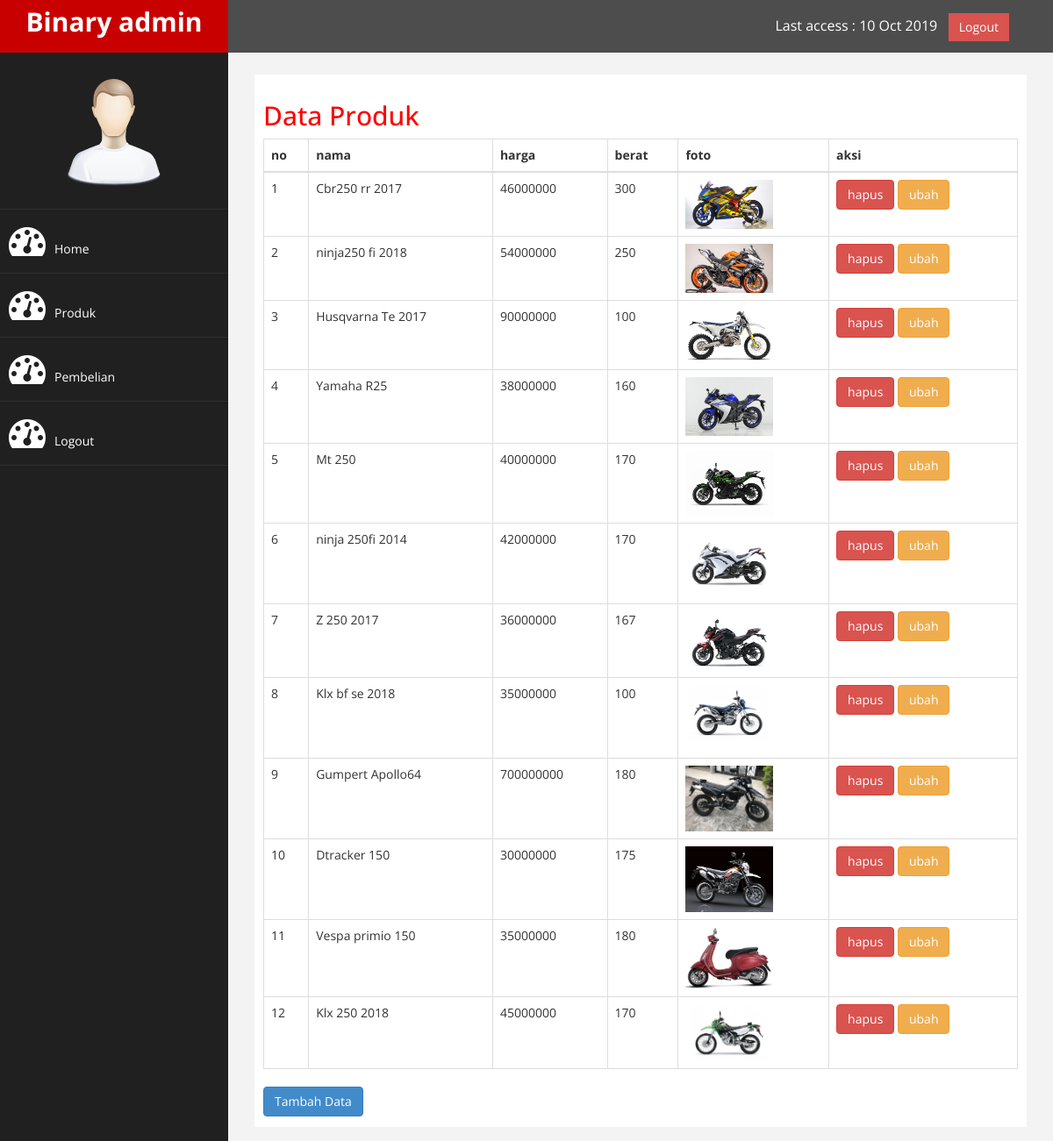
The page /admin/index.php?halaman=produk on the database its author committed.
### tables this page shows
CREATE TABLE `produk` (
  `id_produk` int(11) NOT NULL,
  `nama_produk` varchar(100) NOT NULL,
  `harga_produk` int(50) NOT NULL,
  `berat_produk` int(11) NOT NULL,
  `foto_produk` text NOT NULL,
  `deskripsi_produk` text NOT NULL,
  `stok_produk` int(5) NOT NULL,
  `flag` tinyint(1) NOT NULL DEFAULT '0'
);

### admin/produk.php (the view)
<h2>Data Produk</h2>
<table class="table table-bordered">
    <thead>
        <tr>
            <th>no</th>
            <th>nama</th>
            <th>harga</th>
            <th>berat</th>
            <th>foto</th>
            <th>aksi</th>
        </tr>
    </thead>
    <tbody>
        <?php $nomor=1; ?>
        <?php $ambil=$koneksi->query("SELECT * FROM produk"); ?>
        <?php while($pecah = $ambil->fetch_assoc()){?>
            <tr>
                <td><?php echo $nomor; ?></td>
                <td><?php echo $pecah["nama_produk"]; ?></td>
                <td><?php echo $pecah["harga_produk"]; ?></td>
                <td><?php echo $pecah["berat_produk"]; ?></td>
                <td>
                    <img src="../foto_produk/<?php echo $pecah['foto_produk']; ?>" width="100">
                </td>
                <td>
                    <a href="index.php?halaman=hapusproduk&id=<?php echo $pecah['id_produk'];?>"
                     class="btn-danger btn">hapus</a>
                    <a href="index.php?halaman=ubahproduk&id=<?php echo $pecah['id_produk'];?>"
                    class="btn btn-warning">ubah</a>
                </td>
            </tr>
        <?php $nomor++; ?>
        <?php } ?>
    </tbody>
</table>
<a href="index.php?halaman=tambahproduk" class="btn btn-primary">Tambah Data</a>

### admin/index.php (shortened to what this page needs)
<?php
$koneksi = new mysqli("localhost","root","","id8329667_supercarshop");
?>
 <!DOCTYPE html>
<html xmlns="http://www.w3.org/1999/xhtml">
<head>
    <link href="assets/css/bootstrap.css" rel="stylesheet" />
    <link href="assets/css/font-awesome.css" rel="stylesheet" />
    <link href="assets/js/morris/morris-0.4.3.min.css" rel="stylesheet" />
    <link href="assets/css/custom.css" rel="stylesheet" />
</head>
<body>
    <div id="wrapper">
        <nav class="navbar navbar-default navbar-cls-top " role="navigation" style="margin-bottom: 0">
            <div class="navbar-header">
                <a class="navbar-brand" href="index.html">Binary admin</a>
            </div>
    <div style="color: white;
        padding: 15px 50px 5px 50px;
        float: right;
        font-size: 16px;"> Last access : 10 Oct 2019  &nbsp; <a href="login.php" class="btn btn-danger square-btn-adjust">Logout</a>
    </div>
        </nav>
                <nav class="navbar-default navbar-side" role="navigation">
            <div class="sidebar-collapse">
                <ul class="nav" id="main-menu">
				<li class="text-center">
                    <img src="assets/img/find_user.png" class="user-image img-responsive"/>
					</li>
                    <li><a  href="index.php"><i class="fa fa-dashboard fa-3x"></i>Home</a></li>
                    <li><a  href="index.php?halaman=produk"><i class="fa fa-dashboard fa-3x"></i>Produk</a></li>
                    <li><a  href="index.php?halaman=pembelian"><i class="fa fa-dashboard fa-3x"></i>Pembelian</a></li>
                    <li><a  href="index.php?halaman=logout"><i class="fa fa-dashboard fa-3x"></i>Logout</a></li>
                </ul>
            </div>
        </nav>
        <div id="page-wrapper" >
            <div id="page-inner">
                <?php
                if (isset($_GET['halaman']))
                {
                    if ($_GET['halaman']=="produk")
                    {
                        include 'produk.php';
                    }
                    elseif ($_GET['halaman']=="pembelian")
                    {
                        include 'pembelian.php';
                    }
                    elseif ($_GET['halaman']=="pelanggan")
                    {
                        include 'pelanggan.php';
                    }
                    elseif ($_GET['halaman']=="detail")
                    {
                        include 'detail.php';
                    }
                    elseif ($_GET['halaman']=="tambahproduk")
                    {
                        include 'tambahproduk.php';
                    }
                    elseif ($_GET['halaman']=="hapusproduk")
                    {
                        include 'hapusproduk.php';
                    }
                    elseif ($_GET['halaman']=="ubahproduk")
                    {
                        include 'ubahproduk.php';
                    }
                    elseif ($_GET['halaman']=="logout")
                    {
                        include 'logout.php';
                    }
                    elseif ($_GET['halaman']=="pembayaran")
                    {
                        include 'pembayaran.php';
                    }
                }
                else
                {
                    include 'home.php';
                }
                ?>
            </div>
            </div>
        </div>
</body>
</html>

### admin/assets/css/custom.css (style rules this page uses)
body { font-family: 'Open Sans', sans-serif; }
#wrapper { width: 100%; background:#202020; }
#page-wrapper { padding: 15px 15px; min-height: 600px; background:#F3F3F3; }
#page-inner { width:100%; margin:10px 20px 10px 0px; background-color:#fff!important; padding:10px; min-height:1200px; }
.text-center { text-align:center; }
h2 { color: #f00; }
.square-btn-adjust { border: 0px solid transparent; -webkit-border-radius: 0px; -moz-border-radius: 0px; border-radius: 0px; }
.user-image { margin: 25px auto; -webkit-border-radius: 10px; -moz-border-radius: 10px; border-radius: 10px; max-height:170px; max-width:170px; }
.navbar-cls-top .navbar-brand { color: #fff; background: #C90000; width: 260px; text-align: center; height: 60px; font-size: 30px; font-weight: 700; }
.sidebar-collapse , .sidebar-collapse .nav { background:none; }
.sidebar-collapse .nav { padding:0; }
.sidebar-collapse .nav > li > a { color:#fff; background:#202020; text-shadow:none; }
.sidebar-collapse > .nav > li > a { padding:15px 10px; }
.sidebar-collapse > .nav > li { border-bottom: 1px solid rgba(107, 108, 109, 0.19); }
.navbar-side { border:none; background-color: #202020; }
.navbar-cls-top { background:#4D4D4D; border-bottom:none; }
.navbar-default { border:0px solid black; }
.navbar-header { background: #A70303; }
.nav > li > a > i { margin-right:10px; }
@media (min-width:768px) { #page-wrapper { margin: 0 0 0 260px; padding: 15px 30px; min-height: 1200px; } }
@media (min-width:768px) { .navbar-side { z-index: 1; position: absolute; width: 260px; } }
@media (min-width:768px) { .navbar { border-radius: 0px; } }

### rows shown on the page
produk: nama_produk "Cbr250 rr 2017", harga_produk "46000000", berat_produk "300", foto_produk (picture)
produk: nama_produk "ninja250 fi 2018", harga_produk "54000000", berat_produk "250", foto_produk (picture)
produk: nama_produk "Husqvarna Te 2017", harga_produk "90000000", berat_produk "100", foto_produk (picture)
produk: nama_produk "Yamaha R25", harga_produk "38000000", berat_produk "160", foto_produk (picture)
produk: nama_produk "Mt 250", harga_produk "40000000", berat_produk "170", foto_produk (picture)
produk: nama_produk "ninja 250fi 2014", harga_produk "42000000", berat_produk "170", foto_produk (picture)
produk: nama_produk "Z 250 2017", harga_produk "36000000", berat_produk "167", foto_produk (picture)
produk: nama_produk "Klx bf se 2018", harga_produk "35000000", berat_produk "100", foto_produk (picture)
produk: nama_produk "Gumpert Apollo64", harga_produk "700000000", berat_produk "180", foto_produk (picture)
produk: nama_produk "Dtracker 150", harga_produk "30000000", berat_produk "175", foto_produk (picture)
produk: nama_produk "Vespa primio 150", harga_produk "35000000", berat_produk "180", foto_produk (picture)
produk: nama_produk "Klx 250 2018", harga_produk "45000000", berat_produk "170", foto_produk (picture)
